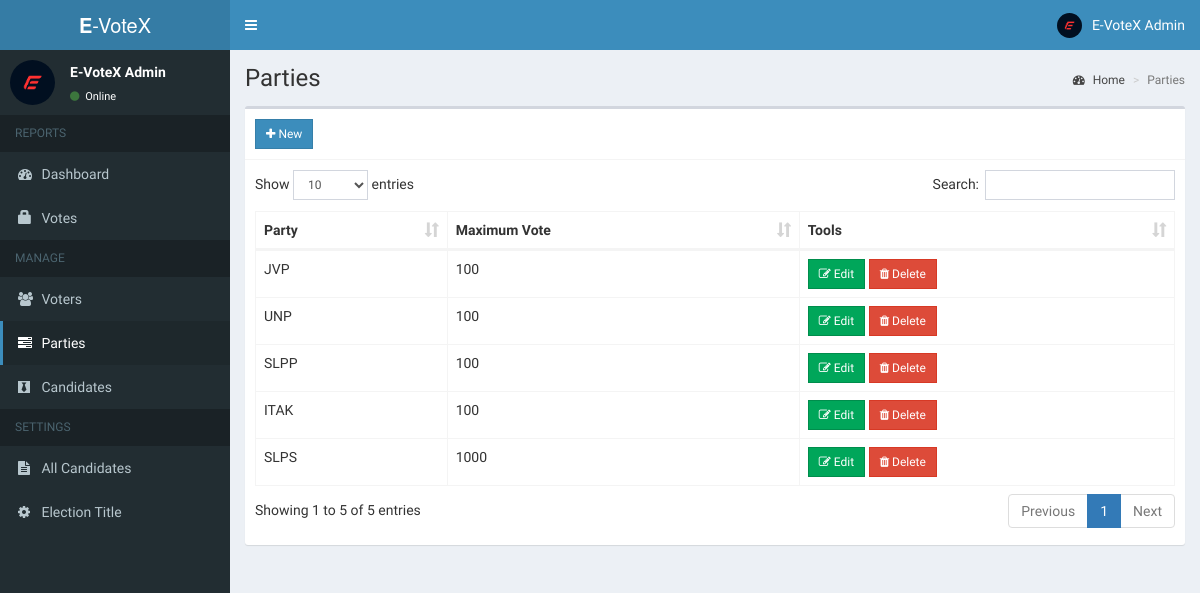
Page /admin/positions.php (signed in) on the committed database.
### tables this page shows
CREATE TABLE `positions` (
  `id` int(11) NOT NULL,
  `description` varchar(50) NOT NULL,
  `max_vote` int(11) NOT NULL,
  `priority` int(11) NOT NULL
);

### admin/includes/session.php (called while the page is built, shortened)
<?php
	include 'includes/conn.php';
	$sql = "SELECT * FROM admin WHERE id = '".$_SESSION['admin']."'";
	$query = $conn->query($sql);
	$user = $query->fetch_assoc();
?>

### admin/positions.php (the view, shortened to what this page needs)
<?php include 'includes/session.php'; ?>
<?php include 'includes/header.php'; ?>
<body class="hold-transition skin-blue sidebar-mini">
<div class="wrapper">
  <?php include 'includes/navbar.php'; ?>
  <?php include 'includes/menubar.php'; ?>
  <div class="content-wrapper">
    <section class="content-header">
      <h1>
        Parties
      </h1>
      <ol class="breadcrumb">
        <li><a href="#"><i class="fa fa-dashboard"></i> Home</a></li>
        <li class="active">Parties</li>
      </ol>
    </section>
    <section class="content">
      <div class="row">
        <div class="col-xs-12">
          <div class="box">
            <div class="box-header with-border">
              <a href="#addnew" data-toggle="modal" class="btn btn-primary btn-sm btn-flat"><i class="fa fa-plus"></i> New</a>
            </div>
            <div class="box-body">
              <table id="example1" class="table table-bordered">
                <thead>
                  <th>Party</th>
                  <th>Maximum Vote</th>
                  <th>Tools</th>
                </thead>
                <tbody>
                  <?php
                    $sql = "SELECT * FROM positions ORDER BY priority ASC";
                    $query = $conn->query($sql);
                    while($row = $query->fetch_assoc()){
                      echo "
                        <tr>
                          <td class='hidden'></td>
                          <td>".$row['description']."</td>
                          <td>".$row['max_vote']."</td>
                          <td>
                            <button class='btn btn-success btn-sm edit btn-flat' data-id='".$row['id']."'><i class='fa fa-edit'></i> Edit</button>
                            <button class='btn btn-danger btn-sm delete btn-flat' data-id='".$row['id']."'><i class='fa fa-trash'></i> Delete</button>
                          </td>
                        </tr>
                      ";
                    }
                  ?>
                </tbody>
              </table>
            </div>
          </div>
        </div>
      </div>
    </section>
  </div>
</div>
</body>
</html>

### admin/includes/navbar.php (shortened to what this page needs)
<header class="main-header">
  <a href="#" class="logo">
    <span class="logo-lg"><b>E</b>-VoteX</span>
  </a>
  <nav class="navbar navbar-static-top">
    <a href="#" class="sidebar-toggle" data-toggle="push-menu" role="button">
    </a>
    <div class="navbar-custom-menu">
      <ul class="nav navbar-nav">
        <li class="dropdown user user-menu">
          <a href="#" class="dropdown-toggle" data-toggle="dropdown">
            <img src="<?php echo (!empty($user['photo'])) ? '../images/'.$user['photo'] : '../images/profile.jpg'; ?>" class="user-image" alt="User Image">
            <span class="hidden-xs"><?php echo $user['firstname'].' '.$user['lastname']; ?></span>
          </a>
        </li>
      </ul>
    </div>
  </nav>
</header>

### admin/includes/menubar.php (shortened to what this page needs)
<aside class="main-sidebar">
  <section class="sidebar">
    <div class="user-panel">
      <div class="pull-left image">
        <img src="<?php echo (!empty($user['photo'])) ? '../images/'.$user['photo'] : '../images/profile.jpg'; ?>" class="img-circle" alt="User Image">
      </div>
      <div class="pull-left info">
        <p><?php echo $user['firstname'].' '.$user['lastname']; ?></p>
        <a><i class="fa fa-circle text-success"></i> Online</a>
      </div>
    </div>
    <ul class="sidebar-menu" data-widget="tree">
      <li class="header">REPORTS</li>
      <li class=""><a href="home.php"><i class="fa fa-dashboard"></i> <span>Dashboard</span></a></li>
      <li class=""><a href="votes.php"><span class="glyphicon glyphicon-lock"></span> <span>Votes</span></a></li>
      <li class="header">MANAGE</li>
      <li class=""><a href="voters.php"><i class="fa fa-users"></i> <span>Voters</span></a></li>
      <li class=""><a href="positions.php"><i class="fa fa-tasks"></i> <span>Parties</span></a></li>
      <li class=""><a href="candidates.php"><i class="fa fa-black-tie"></i> <span>Candidates</span></a></li>
      <li class="header">SETTINGS</li>
      <li class=""><a href="ballot.php"><i class="fa fa-file-text"></i> <span>All Candidates</span></a></li>
      <li class=""><a href="#config" data-toggle="modal"><i class="fa fa-cog"></i> <span>Election Title</span></a></li>
    </ul>
  </section>
</aside>

### rows in the picture
positions: description "JVP", max_vote "100"
positions: description "UNP", max_vote "100"
positions: description "SLPP", max_vote "100"
positions: description "ITAK", max_vote "100"
positions: description "SLPS", max_vote "1000"

### other values in the picture
$user['firstname'] "E-VoteX"
$user['lastname'] "Admin"
